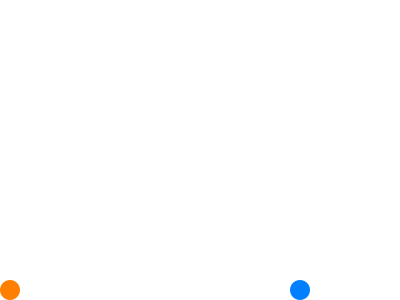
Frame 1 (no input)
Frame 60 (the mouse pressed at the canvas centre just before this capture): identical to frame 1, image omitted
Frame 120 (the mouse held since frame 60 and released just before this capture): identical to frame 1, image omitted

The Processing sketch that drew this single still picture (run headless with seeded random() and noise(); from frame 60 on, the mouse is pressed at the canvas centre):

// Processing sketch: sketch_200615_kadai
// ── sketch_200615_kadai.pde
float[] mass = {1.0, 1.0} ;     //weight
float[] elast = {1.0, 1.0} ;    //elast
int dia = 20;  //diameter
float[] posX = {10.0, 300.0};   //pos X
float[] posY = {290.0, 290.0};   //pos Y
float[] spdX = {2.3, 0.0};     //speed X
float[] spdY = {-9.99, 0.0} ;     //speed Y
int[][] col = {{255,128,0}, {0, 128, 255}}; //color
int flagK = 0;  //flag by keyboardint
float g=9.8;

void setup() {
  size(400, 300);
  background(0, 0, 0);
  noStroke();
}

void draw(){  
  fill(255,255,255);  //clear color
  rect(0, 0, width, height);   //clear

 if (flagK == 0) {  //watch at flag
    for(int i=0;i<2;i++) {//draw balls
      fill(col[i][0],col[i][1],col[i][2]);    
      ellipse(posX[i], posY[i], dia, dia); 
    }
  } else {
    collisionDetect();
    
    spdY[0] += g/60;

    for(int i=0;i<2;i++) {
      posX[i] += spdX[i];
      posY[i] += spdY[i];
      if (posY[0] >= height-dia/2) 
        posY[0] = height-dia/2;
      if (posY[1] >= height-dia/2)
        posY[1] = height-dia/2;
      fill(col[i][0],col[i][1],col[i][2]);
      ellipse(posX[i], posY[i], dia, dia); 
    }
  }
}

void keyPressed() {
  if (key == ' ') {  //space
    flagK = 1;  //clear mode set
  }
}

void collisionDetect(){
  float bpx = posX[1] - posX[0];
  float bpy = posY[1] - posY[0];
  float dd = dist(0, 0, bpx, bpy); //distance of balls
  
  if( dd <= dia ){
    //Angle along X axis
    float theta = atan2(bpy, bpx); 
    float sint = sin(theta);
    float cost = cos(theta);
    //Direction of ball0
    float tvx0 =   cost*spdX[0] + sint*spdY[0];
    float tvy0 = - sint*spdX[0] + cost*spdY[0];
    //Direction of ball1
    float tvx1 =   cost*spdX[1] + sint*spdY[1];
    float tvy1 = - sint*spdX[1] + cost*spdY[1];
    //Mass & coffeient
    float m0 = mass[0];
    float m1 = mass[1];
    float conf = elast[0]* elast[1];
    
    //Velocity based on conservation of momentum
    float tvx0n = ( ( m0 - conf*m1 ) * tvx0 + m1 * ( 1 + conf ) * tvx1 ) / ( m0 + m1 );
    float tvx1n = ( m0 * ( 1 + conf ) * tvx0 + ( m1 - conf*m0 ) * tvx1 ) / ( m0 + m1 );

    //Velocity each Ball
    spdX[0] = cost*tvx0n - sint*tvy0;
    spdY[0] = sint*tvx0n + cost*tvy0;
    spdX[1] = cost*tvx1n - sint*tvy1;
    spdY[1] = sint*tvx1n + cost*tvy1;
    }
}
